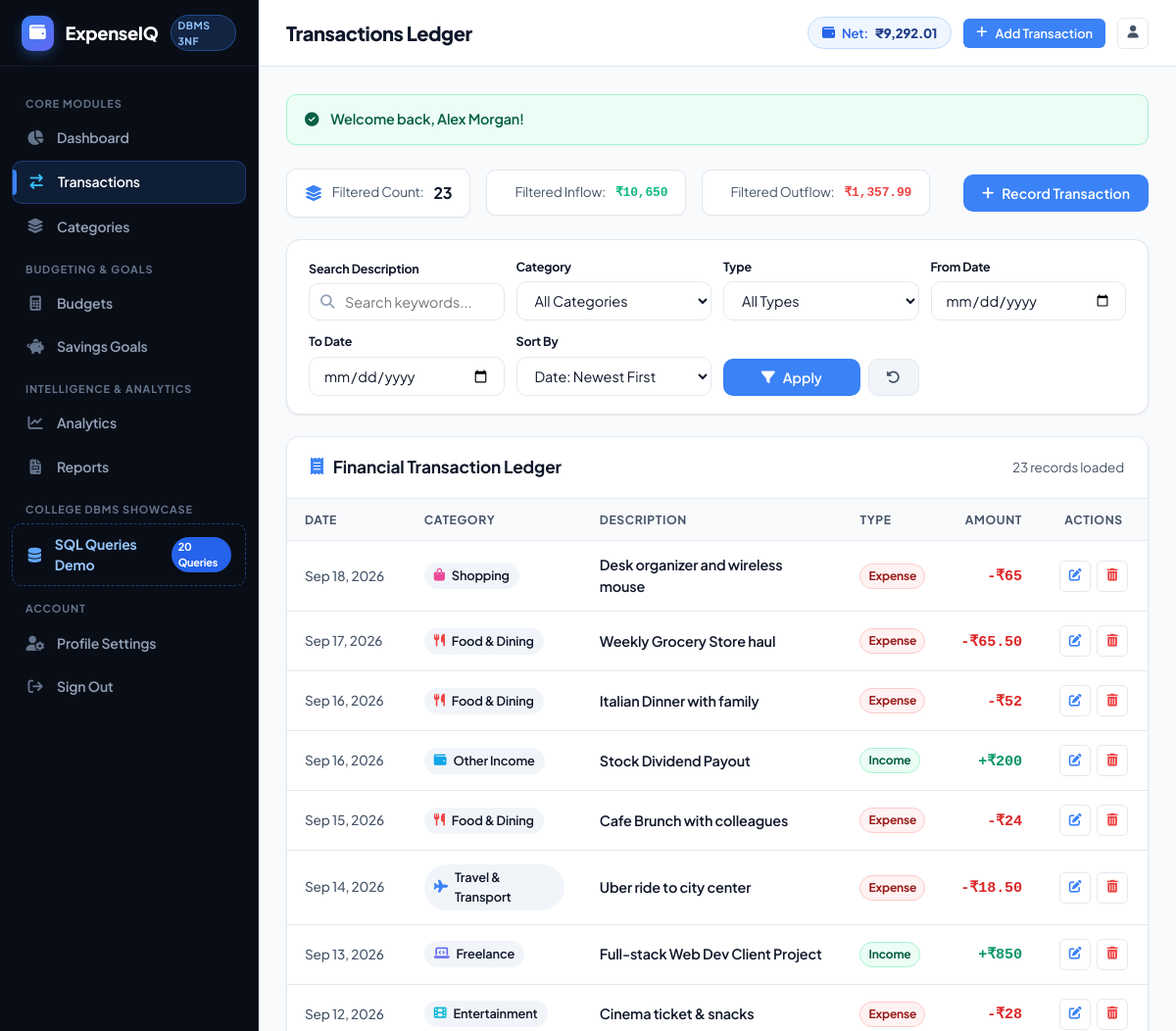
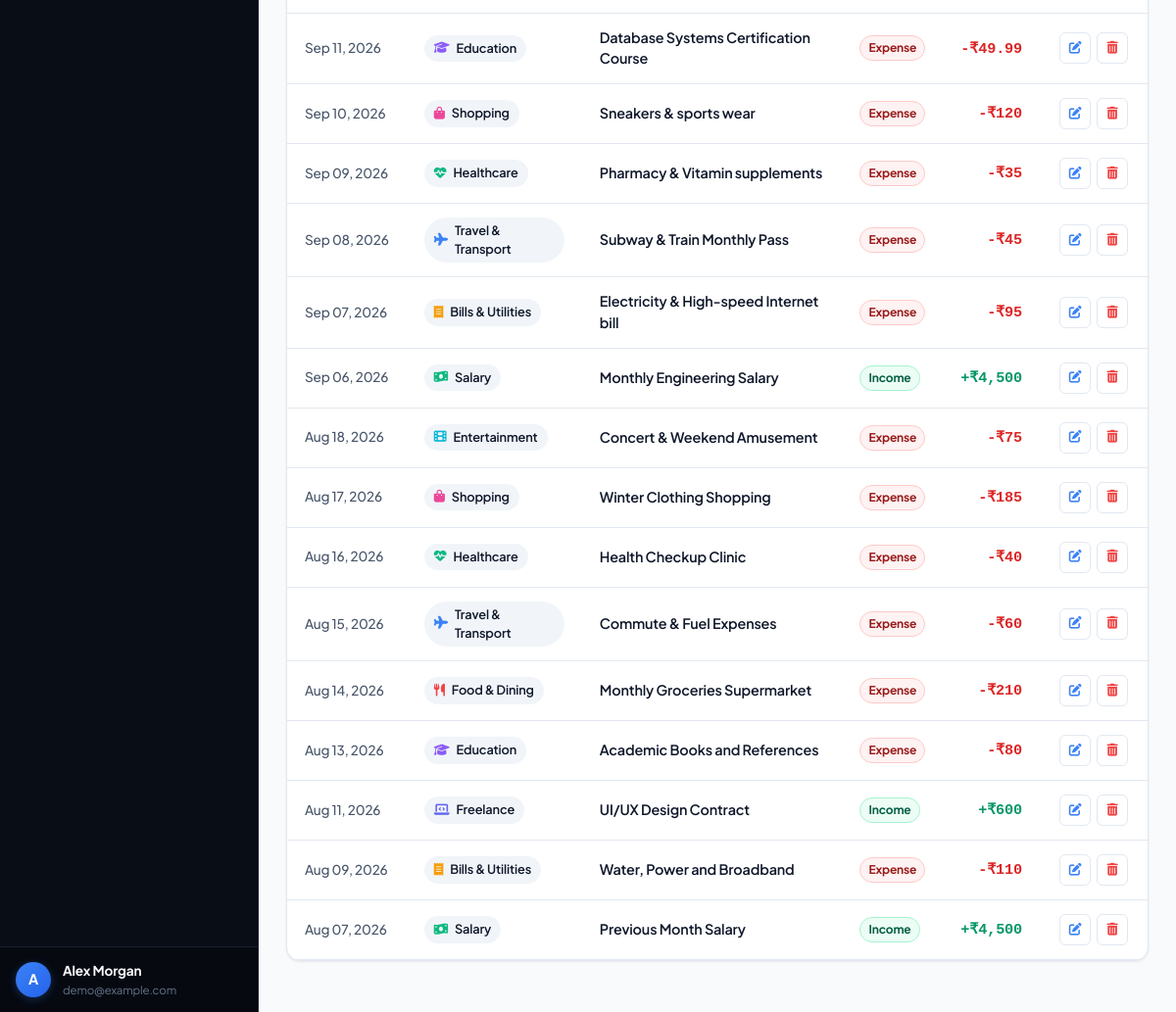
Screenshot of /transactions.php (signed in) with the database file from the repository (2 pictures, top to bottom).
### tables this page shows
CREATE TABLE `transactions` (
    `transaction_id` INT UNSIGNED AUTO_INCREMENT PRIMARY KEY,
    `user_id` INT UNSIGNED NOT NULL,
    `category_id` INT UNSIGNED NOT NULL,
    `amount` DECIMAL(10,2) NOT NULL,
    `transaction_type` ENUM('income', 'expense') NOT NULL,
    `description` VARCHAR(255) NOT NULL,
    `transaction_date` DATE NOT NULL,
    `created_at` TIMESTAMP NOT NULL DEFAULT CURRENT_TIMESTAMP,
    `updated_at` TIMESTAMP NOT NULL DEFAULT CURRENT_TIMESTAMP ON UPDATE CURRENT_TIMESTAMP,
    CONSTRAINT `fk_transactions_user` 
        FOREIGN KEY (`user_id`) 
        REFERENCES `users` (`user_id`) 
        ON DELETE CASCADE ON UPDATE CASCADE,
    CONSTRAINT `fk_transactions_category` 
        FOREIGN KEY (`category_id`) 
        REFERENCES `categories` (`category_id`) 
        ON DELETE RESTRICT ON UPDATE CASCADE
);

CREATE TABLE `categories` (
    `category_id` INT UNSIGNED AUTO_INCREMENT PRIMARY KEY,
    `user_id` INT UNSIGNED NULL,  
    `category_name` VARCHAR(80) NOT NULL,
    `category_type` ENUM('income', 'expense') NOT NULL,
    `icon` VARCHAR(50) NOT NULL DEFAULT 'fa-tag',
    `color` VARCHAR(20) NOT NULL DEFAULT '#4f46e5',
    `created_at` TIMESTAMP NOT NULL DEFAULT CURRENT_TIMESTAMP,
    `updated_at` TIMESTAMP NOT NULL DEFAULT CURRENT_TIMESTAMP ON UPDATE CURRENT_TIMESTAMP,
    CONSTRAINT `fk_categories_user` 
        FOREIGN KEY (`user_id`) 
        REFERENCES `users` (`user_id`) 
        ON DELETE CASCADE ON UPDATE CASCADE,
    CONSTRAINT `uq_user_category` 
        UNIQUE (`user_id`, `category_name`, `category_type`)
);

### includes/auth.php (called while the page is built, shortened)
<?php
function get_flash(): ?array {
    if (isset($_SESSION['flash_message'])) {
        $flash = $_SESSION['flash_message'];
        return $flash;
    }
    return null;
}
function formatINR(float|int|string $amount, bool $forceDecimals = false): string {
    $num = (float)$amount;
    $isNegative = $num < 0;
    $absNum = abs($num);
    $parts = explode('.', number_format($absNum, 2, '.', ''));
    $intPart = $parts[0];
    $decPart = $parts[1] ?? '00';
    if (strlen($intPart) > 3) {
        $lastThree = substr($intPart, -3);
        $remaining = substr($intPart, 0, -3);
        $chunks = [];
        if (strlen($remaining) > 0) {
            $chunks[] = $remaining;
        }
        $formattedInt = implode(',', array_reverse($chunks)) . ',' . $lastThree;
    } else {
        $formattedInt = $intPart;
    }
    $res = ($isNegative ? '-' : '') . '₹' . $formattedInt;
    if ($forceDecimals || (int)$decPart > 0) {
        $res .= '.' . $decPart;
    }
    return $res;
}
function format_currency(float|int|string $amount, bool $forceDecimals = false): string {
    return formatINR($amount, $forceDecimals);
}
function format_date(string $date): string {
    $timestamp = strtotime($date);
    return $timestamp ? date('M d, Y', $timestamp) : $date;
}

### transactions.php (the view, shortened to what this page needs)
<?php
require_once __DIR__ . '/includes/auth.php';
$user = current_user();
$userId = $user['id'];
$pdo = getDBConnection();
$search     = trim($_GET['search'] ?? '');
$startDate  = trim($_GET['start_date'] ?? '');
$endDate    = trim($_GET['end_date'] ?? '');
$sortBy     = trim($_GET['sort'] ?? 'date_desc');
$sql = "
    SELECT
        t.transaction_id,
        t.amount,
        t.transaction_type,
        t.description,
        t.transaction_date,
        t.created_at,
        c.category_id,
        c.category_name,
        c.icon,
        c.color
    FROM transactions t
    INNER JOIN categories c ON t.category_id = c.category_id
    WHERE t.user_id = ?
";
$params = [$userId];
switch ($sortBy) {
    case 'date_desc':
    default:
        $sql .= " ORDER BY t.transaction_date DESC, t.transaction_id DESC";
        break;
}
$stmt = $pdo->prepare($sql);
$stmt->execute($params);
$transactions = $stmt->fetchAll();
$filteredIncome = 0.00;
$filteredExpense = 0.00;
foreach ($transactions as $t) {
    if ($t['transaction_type'] === 'income') {
        $filteredIncome += (float)$t['amount'];
    } else {
        $filteredExpense += (float)$t['amount'];
    }
}
$flash = get_flash();
require_once __DIR__ . '/includes/header.php';
require_once __DIR__ . '/includes/sidebar.php';
?>
<div class="main-wrapper">
    <?php require_once __DIR__ . '/includes/navbar.php'; ?>
    <div class="content-body">
        <?php if ($flash): ?>
            <div class="flash-alert flash-<?= htmlspecialchars($flash['type']) ?>">
                <i class="fa-solid fa-circle-check"></i>
                <span><?= htmlspecialchars($flash['message']) ?></span>
            </div>
        <?php endif; ?>
        <div style="display: flex; gap: 16px; margin-bottom: 22px; flex-wrap: wrap; align-items: center;">
            <div style="background: white; padding: 12px 18px; border-radius: var(--radius-md); border: 1px solid var(--border-color); display: flex; align-items: center; gap: 10px; box-shadow: var(--shadow-xs);">
                <i class="fa-solid fa-layer-group" style="color: var(--brand-primary);"></i>
                <span style="font-size: 0.85rem; color: var(--text-secondary);">Filtered Count:</span>
                <strong><?= count($transactions) ?></strong>
            </div>
            <div style="background: white; padding: 12px 18px; border-radius: var(--radius-md); border: 1px solid var(--border-color); display: flex; align-items: center; gap: 10px; box-shadow: var(--shadow-xs);">
                <span style="font-size: 0.85rem; color: var(--text-secondary);">Filtered Inflow:</span>
                <strong style="color: var(--success); font-family: monospace;"><?= format_currency($filteredIncome) ?></strong>
            </div>
            <div style="background: white; padding: 12px 18px; border-radius: var(--radius-md); border: 1px solid var(--border-color); display: flex; align-items: center; gap: 10px; box-shadow: var(--shadow-xs);">
                <span style="font-size: 0.85rem; color: var(--text-secondary);">Filtered Outflow:</span>
                <strong style="color: var(--danger); font-family: monospace;"><?= format_currency($filteredExpense) ?></strong>
            </div>
            <div style="margin-left: auto;">
                <button type="button" class="btn btn-primary" onclick="openAddTransactionModal()">
                    <i class="fa-solid fa-plus"></i> Record Transaction
                </button>
            </div>
        </div>
        <div class="card" style="margin-bottom: 22px;">
            <div class="card-body" style="padding: 18px 22px;">
                <form method="GET" action="transactions.php" style="display: grid; grid-template-columns: repeat(auto-fit, minmax(170px, 1fr)); gap: 12px; align-items: flex-end;">
                    <div>
                        <label class="form-label" style="font-size: 0.78rem;">Search Description</label>
                        <div class="input-icon-wrapper">
                            <input type="text" name="search" class="form-control" placeholder="Search keywords..." value="<?= htmlspecialchars($search) ?>">
                        </div>
                    </div>
                    <div>
                        <label class="form-label" style="font-size: 0.78rem;">Category</label>
                        <select name="category" class="form-select">
                            <option value="">All Categories</option>
                        </select>
                    </div>
                    <div>
                        <label class="form-label" style="font-size: 0.78rem;">Type</label>
                        <select name="type" class="form-select">
                            <option value="">All Types</option>
                        </select>
                    </div>
                    <div>
                        <label class="form-label" style="font-size: 0.78rem;">From Date</label>
                        <input type="date" name="start_date" class="form-control" value="<?= htmlspecialchars($startDate) ?>">
                    </div>
                    <div>
                        <label class="form-label" style="font-size: 0.78rem;">To Date</label>
                        <input type="date" name="end_date" class="form-control" value="<?= htmlspecialchars($endDate) ?>">
                    </div>
                    <div>
                        <label class="form-label" style="font-size: 0.78rem;">Sort By</label>
                        <select name="sort" class="form-select">
                            <option value="date_desc" <?= ($sortBy === 'date_desc') ? 'selected' : '' ?>>Date: Newest First</option>
                        </select>
                    </div>
                    <div style="display: flex; gap: 8px;">
                        <button type="submit" class="btn btn-primary" style="flex: 1;">
                            <i class="fa-solid fa-filter"></i> Apply
                        </button>
                        <a href="transactions.php" class="btn btn-secondary" title="Reset All Filters">
                            <i class="fa-solid fa-rotate-left"></i>
                        </a>
                    </div>
                </form>
            </div>
        </div>
        <div class="card">
            <div class="card-header">
                <h3 class="card-title">
                    <i class="fa-solid fa-receipt" style="color: var(--brand-primary);"></i>
                    Financial Transaction Ledger
                </h3>
                <span style="font-size: 0.84rem; color: var(--text-secondary);"><?= count($transactions) ?> records loaded</span>
            </div>
            <div class="card-body" style="padding: 0;">
                <?php if (empty($transactions)): ?>
                    <div class="empty-state">
                        <div class="empty-state-icon"><i class="fa-solid fa-filter-circle-xmark"></i></div>
                        <h4 class="empty-state-title">No transactions found</h4>
                        <p class="empty-state-text">No records matched your search filters. Try adjusting your search query or reset your filters.</p>
                        <div style="display: flex; gap: 10px;">
                            <a href="transactions.php" class="btn btn-secondary btn-sm">Reset Filters</a>
                            <button type="button" class="btn btn-primary btn-sm" onclick="openAddTransactionModal()">+ Record Transaction</button>
                        </div>
                    </div>
                <?php else: ?>
                    <div class="table-responsive">
                        <table class="table">
                            <thead>
                                <tr>
                                    <th>Date</th>
                                    <th>Category</th>
                                    <th>Description</th>
                                    <th>Type</th>
                                    <th style="text-align: right;">Amount</th>
                                    <th style="text-align: center; width: 110px;">Actions</th>
                                </tr>
                            </thead>
                            <tbody>
                                <?php foreach ($transactions as $t): ?>
                                    <tr>
                                        <td style="white-space: nowrap; font-weight: 500; font-size: 0.85rem; color: var(--text-secondary);">
                                            <?= format_date($t['transaction_date']) ?>
                                        </td>
                                        <td>
                                            <span class="category-badge">
                                                <i class="fa-solid <?= htmlspecialchars($t['icon'] ?? 'fa-tag') ?>" style="color: <?= htmlspecialchars($t['color'] ?? '#4f46e5') ?>;"></i>
                                                <?= htmlspecialchars($t['category_name']) ?>
                                            </span>
                                        </td>
                                        <td style="font-weight: 600; color: var(--text-primary);">
                                            <?= htmlspecialchars($t['description']) ?>
                                        </td>
                                        <td>
                                            <span class="badge <?= $t['transaction_type'] === 'income' ? 'badge-success' : 'badge-danger' ?>">
                                                <?= ucfirst($t['transaction_type']) ?>
                                            </span>
                                        </td>
                                        <td style="text-align: right; white-space: nowrap;">
                                            <span class="amount-<?= $t['transaction_type'] ?>">
                                                <?= ($t['transaction_type'] === 'income' ? '+' : '-') . format_currency($t['amount']) ?>
                                            </span>
                                        </td>
                                        <td style="text-align: center; white-space: nowrap;">
                                            <div style="display: flex; justify-content: center; gap: 6px;">
                                                <a href="edit_transaction.php?id=<?= $t['transaction_id'] ?>" class="btn btn-outline btn-sm btn-icon" title="Edit Transaction">
                                                    <i class="fa-solid fa-pen-to-square" style="color: #3b82f6;"></i>
                                                </a>
                                                <form method="POST" action="delete_transaction.php" id="deleteForm_<?= $t['transaction_id'] ?>" style="display: inline;">
                                                    <button type="button" class="btn btn-outline btn-sm btn-icon" title="Delete Transaction" onclick="confirmDelete(<?= $t['transaction_id'] ?>, '<?= htmlspecialchars(addslashes($t['description'])) ?>', '<?= format_currency($t['amount']) ?>')">
                                                        <i class="fa-solid fa-trash-can" style="color: #ef4444;"></i>
                                                    </button>
                                                </form>
                                            </div>
                                        </td>
                                    </tr>
                                <?php endforeach; ?>
                            </tbody>
                        </table>
                    </div>
                <?php endif; ?>
            </div>
        </div>
    </div>
</div>
<?php require_once __DIR__ . '/includes/footer.php'; ?>

### rows the page displays
transactions: transaction_date "Sep 18, 2026", category.category_name "Shopping", description "Desk organizer and wireless mouse", transaction_type "Expense", amount "₹65"
transactions: transaction_date "Sep 17, 2026", category.category_name "Food & Dining", description "Weekly Grocery Store haul", transaction_type "Expense", amount "₹65.50"
transactions: transaction_date "Sep 16, 2026", category.category_name "Food & Dining", description "Italian Dinner with family", transaction_type "Expense", amount "₹52"
transactions: transaction_date "Sep 16, 2026", category.category_name "Other Income", description "Stock Dividend Payout", transaction_type "Income", amount "₹200"
transactions: transaction_date "Sep 15, 2026", category.category_name "Food & Dining", description "Cafe Brunch with colleagues", transaction_type "Expense", amount "₹24"
transactions: transaction_date "Sep 14, 2026", category.category_name "Travel & Transport", description "Uber ride to city center", transaction_type "Expense", amount "₹18.50"
transactions: transaction_date "Sep 13, 2026", category.category_name "Freelance", description "Full-stack Web Dev Client Project", transaction_type "Income", amount "₹850"
transactions: transaction_date "Sep 12, 2026", category.category_name "Entertainment", description "Cinema ticket & snacks", transaction_type "Expense", amount "₹28"
transactions: transaction_date "Sep 11, 2026", category.category_name "Education", description "Database Systems Certification Course", transaction_type "Expense", amount "₹49.99"
transactions: transaction_date "Sep 10, 2026", category.category_name "Shopping", description "Sneakers & sports wear", transaction_type "Expense", amount "₹120"
transactions: transaction_date "Sep 09, 2026", category.category_name "Healthcare", description "Pharmacy & Vitamin supplements", transaction_type "Expense", amount "₹35"
transactions: transaction_date "Sep 08, 2026", category.category_name "Travel & Transport", description "Subway & Train Monthly Pass", transaction_type "Expense", amount "₹45"
transactions: transaction_date "Sep 07, 2026", category.category_name "Bills & Utilities", description "Electricity & High-speed Internet bill", transaction_type "Expense", amount "₹95"
transactions: transaction_date "Sep 06, 2026", category.category_name "Salary", description "Monthly Engineering Salary", transaction_type "Income", amount "₹4,500"
transactions: transaction_date "Aug 18, 2026", category.category_name "Entertainment", description "Concert & Weekend Amusement", transaction_type "Expense", amount "₹75"
transactions: transaction_date "Aug 17, 2026", category.category_name "Shopping", description "Winter Clothing Shopping", transaction_type "Expense", amount "₹185"
transactions: transaction_date "Aug 16, 2026", category.category_name "Healthcare", description "Health Checkup Clinic", transaction_type "Expense", amount "₹40"
transactions: transaction_date "Aug 15, 2026", category.category_name "Travel & Transport", description "Commute & Fuel Expenses", transaction_type "Expense", amount "₹60"
transactions: transaction_date "Aug 14, 2026", category.category_name "Food & Dining", description "Monthly Groceries Supermarket", transaction_type "Expense", amount "₹210"
transactions: transaction_date "Aug 13, 2026", category.category_name "Education", description "Academic Books and References", transaction_type "Expense", amount "₹80"
transactions: transaction_date "Aug 11, 2026", category.category_name "Freelance", description "UI/UX Design Contract", transaction_type "Income", amount "₹600"
transactions: transaction_date "Aug 09, 2026", category.category_name "Bills & Utilities", description "Water, Power and Broadband", transaction_type "Expense", amount "₹110"
transactions: transaction_date "Aug 07, 2026", category.category_name "Salary", description "Previous Month Salary", transaction_type "Income", amount "₹4,500"

### other values shown
substr($user['name'], 0, 1) "A"
$user['name'] "Alex Morgan"
$user['email'] "demo@example.com"
$pageTitle "Transactions Ledger"
format_currency($quickBalance) "₹9,292.01"
$flash['message'] "Welcome back, Alex Morgan!"
count($transactions) "23"
format_currency($filteredIncome) "₹10,650"
format_currency($filteredExpense) "₹1,357.99"
